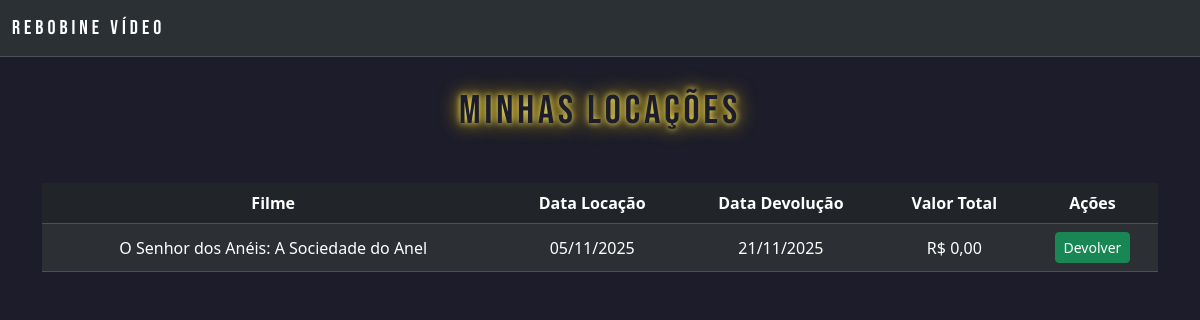
The page /telas/minhasLocacoes.php (signed in) on the database its author committed.
### tables this page shows
CREATE TABLE `locacao_filme` (
  `id` int(11) NOT NULL,
  `id_filme` int(11) NOT NULL,
  `id_cliente` int(11) NOT NULL,
  `data_locacao` date NOT NULL,
  `data_devolucao` date NOT NULL,
  `valor` decimal(6,2) DEFAULT NULL
);

CREATE TABLE `filmes` (
  `id` int(11) NOT NULL,
  `nome` varchar(50) NOT NULL,
  `categoria` varchar(50) NOT NULL,
  `ano` int(11) NOT NULL,
  `valor` decimal(6,2) NOT NULL,
  `imagem` varchar(200) NOT NULL
);

### bancoDados/bancoDados.php (called while the page is built, shortened)
<?php
function getDbConnection()
{
    $dsn = 'mysql:host=' . DB_HOST . ';dbname=' . DB_NAME . ';charset=utf8mb4';
    $options = [
        PDO::ATTR_ERRMODE => PDO::ERRMODE_EXCEPTION,
        PDO::ATTR_DEFAULT_FETCH_MODE => PDO::FETCH_ASSOC,
        PDO::ATTR_EMULATE_PREPARES => false,
    ];
    try {
        return new PDO($dsn, DB_USER, DB_PASS, $options);
    } catch (\PDOException $e) {
        throw new \PDOException($e->getMessage(), (int) $e->getCode());
    }
}

### DAO/locacaoDAO.php (called while the page is built, shortened)
<?php
class locacaoDAO
{
    private $conn;
    public function __construct($db)
    {
        $this->conn = $db;
    }
    public function getMinhasLocacao($idCliente)
    {
        $query = "SELECT * FROM locacao_filme WHERE id_cliente = :id_cliente";
        $stmt = $this->conn->prepare($query);
        $stmt->bindValue(':id_cliente', $idCliente);
        $stmt->execute();
        return $stmt->fetchAll(PDO::FETCH_ASSOC);
    }
}
?>

### DAO/filmeDAO.php (called while the page is built, shortened)
<?php
class filmeDAO
{
    private $conn;
    private $table_name = "filmes";
    public function __construct($db)
    {
        $this->conn = $db;
    }
    public function getFilmePorId($id)
    {
        $query = "SELECT * FROM " . $this->table_name . " WHERE id = :id LIMIT 0,1";
        $stmt = $this->conn->prepare($query);
        $stmt->bindParam(':id', $id);
        $stmt->execute();
        return $stmt->fetch(PDO::FETCH_ASSOC);
    }
}
?>

### telas/minhasLocacoes.php (the view, shortened to what this page needs)
<?php
require_once '../DAO/locacaoDAO.php';
require_once '../bancoDados/bancoDados.php';
require_once '../classes/filme.php';
require_once '../DAO/filmeDAO.php';
$cliente_id = $_SESSION['id_cliente'];
$locacaoDAO = new locacaoDAO(getDbConnection());
$filmeDAO = new filmeDAO(getDbConnection());
$listaL = $locacaoDAO->getMinhasLocacao($cliente_id);
?>
<!DOCTYPE html>
<html lang="en">
<head>
    <link rel="stylesheet" href="../css/principal.css" />
    <link href="https://cdn.jsdelivr.net/npm/bootstrap@5.3.8/dist/css/bootstrap.min.css" rel="stylesheet"
 />
</head>
<body style="background-color: #1c1c2a">
    <nav class="navbar navbar-expand-lg bg-body-tertiary bg-dark border-bottom border-body" data-bs-theme="dark">
        <div class="container-fluid">
            <a class="navbar-brand" href="principal.php">Rebobine Vídeo</a>
        </div>
    </nav>
    <h1 class="tituloClassico">Minhas Locações</h1>
    <div class="container mt-5">
        <table class="table table-dark table-striped text-center align-middle">
            <thead>
                <tr>
                    <th>Filme</th>
                    <th>Data Locação</th>
                    <th>Data Devolução</th>
                    <th>Valor Total</th>
                    <th>Ações</th>
                </tr>
            </thead>
            <tbody>
                <?php foreach ($listaL as $locacao): ?>
                    <?php
                    $filme = $filmeDAO->getFilmePorId($locacao['id_filme']);
                    ?>
                    <tr>
                        <td><?= htmlspecialchars($filme['nome']) ?></td>
                        <td><?= date('d/m/Y', strtotime($locacao['data_locacao'])) ?></td>
                        <td><?= date('d/m/Y', strtotime($locacao['data_devolucao'])) ?></td>
                        <td>R$ <?= number_format($locacao['valor'], 2, ',', '.') ?></td>
                        <td>
                            <form method="POST" action="minhasLocacoes.php" class="d-inline">
                                <button type="submit" name="acao" value="devolver" class="btn btn-success btn-sm">
                                    <i class="bi bi-check-circle"></i> Devolver
                                </button>
                            </form>
                        </td>
                    </tr>
                <?php endforeach; ?>
            </tbody>
        </table>
    </div>
</body>
</html>

### css/principal.css (style rules this page uses)
h1 { text-align: center; font-family: "fonte6"; letter-spacing: 4px; font-size: 2.8rem; color: #1c1c2a; text-shadow: 0 0 6px #faec6d, 0 0 20px #ffcc00; margin: 40px 0; padding-top: 30px; }
.tituloClassico { font-family: "fonte6"; letter-spacing: 4px; font-size: rem; color: #1c1c2a; text-shadow: 0 0 6px #faec6d, 0 0 20px #ffcc00; }
.navbar-brand { font-family: "fonte6"; letter-spacing: 4px; font-size: 1.5rem; }

### rows shown on the page
locacao_filme: id_filme.nome "O Senhor dos Anéis: A Sociedade do Anel", data_locacao "05/11/2025", data_devolucao "21/11/2025", valor "0,00"
